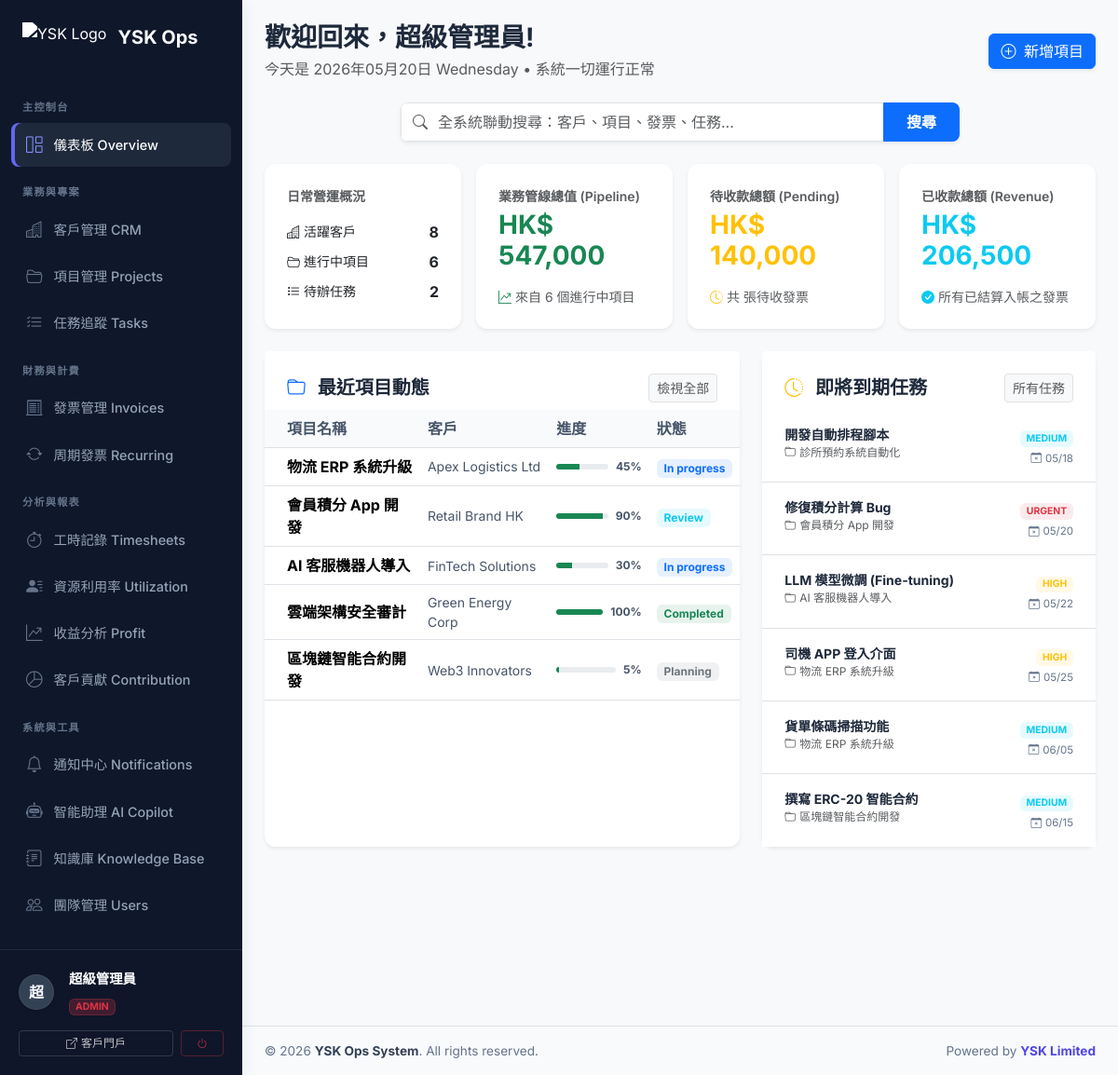
/index.php (signed in), run on the app's committed database.
### tables this page shows
CREATE TABLE projects (
    id INT AUTO_INCREMENT PRIMARY KEY,
    client_id INT NOT NULL,
    title VARCHAR(200) NOT NULL,
    description TEXT,
    service_type ENUM('ai_automation', 'app_development', 'cloud_security', 'web3_blockchain', 'other') NOT NULL,
    status ENUM('planning', 'in_progress', 'review', 'completed', 'on_hold', 'cancelled') DEFAULT 'planning',
    start_date DATE,
    end_date DATE,
    budget DECIMAL(12,2) DEFAULT 0,
    progress_percent INT DEFAULT 0 CHECK (progress_percent BETWEEN 0 AND 100),
    assigned_pm_id INT,
    created_by INT,
    created_at TIMESTAMP DEFAULT CURRENT_TIMESTAMP,
    updated_at TIMESTAMP DEFAULT CURRENT_TIMESTAMP ON UPDATE CURRENT_TIMESTAMP,
    FOREIGN KEY (client_id) REFERENCES clients(id) ON DELETE CASCADE,
    FOREIGN KEY (assigned_pm_id) REFERENCES users(id) ON DELETE SET NULL,
    FOREIGN KEY (created_by) REFERENCES users(id) ON DELETE SET NULL,
    FULLTEXT KEY ft_projects (title, description)
);

CREATE TABLE clients (
    id INT AUTO_INCREMENT PRIMARY KEY,
    company_name VARCHAR(150) NOT NULL,
    contact_person VARCHAR(100),
    email VARCHAR(100),
    phone VARCHAR(20),
    address TEXT,
    notes TEXT,
    status ENUM('active', 'inactive', 'lead') DEFAULT 'active',
    created_at TIMESTAMP DEFAULT CURRENT_TIMESTAMP,
    updated_at TIMESTAMP DEFAULT CURRENT_TIMESTAMP ON UPDATE CURRENT_TIMESTAMP,
    FULLTEXT KEY ft_clients (company_name, contact_person, email, notes)
);

CREATE TABLE tasks (
    id INT AUTO_INCREMENT PRIMARY KEY,
    project_id INT NOT NULL,
    title VARCHAR(200) NOT NULL,
    description TEXT,
    assigned_to_id INT,
    status ENUM('todo', 'in_progress', 'review', 'done') DEFAULT 'todo',
    priority ENUM('low', 'medium', 'high', 'urgent') DEFAULT 'medium',
    due_date DATE,
    estimated_hours DECIMAL(6,2) DEFAULT 0,
    logged_hours DECIMAL(6,2) DEFAULT 0,
    created_at TIMESTAMP DEFAULT CURRENT_TIMESTAMP,
    updated_at TIMESTAMP DEFAULT CURRENT_TIMESTAMP ON UPDATE CURRENT_TIMESTAMP,
    FOREIGN KEY (project_id) REFERENCES projects(id) ON DELETE CASCADE,
    FOREIGN KEY (assigned_to_id) REFERENCES users(id) ON DELETE SET NULL
);

### index.php (the view, shortened to what the rows shown need)
<?php
require_once 'includes/db.php';
require_once 'includes/auth.php';
$login_error = '';
$show_login = true;
if (is_logged_in()) {
    $show_login = false;
    $user = current_user();
    $recent_projects = db_fetch_all("
        SELECT p.*, c.company_name
        FROM projects p
        JOIN clients c ON p.client_id = c.id
        ORDER BY p.updated_at DESC LIMIT 5
    ");
    $recent_tasks = db_fetch_all("
        SELECT t.*, p.title as project_title
        FROM tasks t
        JOIN projects p ON t.project_id = p.id
        WHERE t.status != 'done'
        ORDER BY t.due_date ASC, t.priority DESC LIMIT 6
    ");
}
?>
<!DOCTYPE html>
<html lang="zh-HK">
<head>
    <link href="https://cdn.jsdelivr.net/npm/bootstrap@5.3.3/dist/css/bootstrap.min.css" rel="stylesheet">
    <link href="https://cdn.jsdelivr.net/npm/bootstrap-icons@1.11.3/font/bootstrap-icons.css" rel="stylesheet">
</head>
<body>
<?php if ($show_login): ?>
    <!-- ==============================================
         全新重新設計：SaaS 高階登入介面
         ============================================== -->
    <div class="login-card shadow-lg">
        <div class="p-4 p-md-5">
            <div class="text-center mb-4">
                <img src="https://ysk.hk/logo.svg" alt="YSK Logo" style="height: 48px; width: auto; margin-bottom: 16px;">
                <h4 class="fw-bold" style="color: #1e293b;">YSK 業務運作系統</h4>
                <p class="text-muted small mb-0">內部核心管理與營運分析平台</p>
            </div>
            <?php if ($login_error): ?>
                <div class="alert alert-danger border-0 small py-2 shadow-sm"><i class="bi bi-exclamation-circle me-2"></i><?= htmlspecialchars($login_error) ?></div>
            <?php endif; ?>
            <form method="POST">
                <input type="hidden" name="login" value="1">
                <div class="mb-3">
                    <label class="form-label text-slate-600 fw-semibold small mb-1" style="color: #475569;">使用者帳號</label>
                    <div class="input-group login-input-group">
                        <span class="input-group-text"><i class="bi bi-person"></i></span>
                        <input type="text" name="username" class="form-control login-form-control shadow-none border-start-0 ps-0" value="" required>
                    </div>
                </div>
                <div class="mb-4">
                    <label class="form-label text-slate-600 fw-semibold small mb-1" style="color: #475569;">安全密碼</label>
                    <div class="input-group login-input-group">
                        <span class="input-group-text"><i class="bi bi-lock"></i></span>
                        <input type="password" name="password" class="form-control login-form-control shadow-none border-start-0 ps-0" value="" required>
                    </div>
                </div>
                <button type="submit" class="btn btn-indigo w-100 rounded-3 shadow-sm py-2 mb-3">
                    安全登入 <i class="bi bi-arrow-right-short ms-1"></i>
                </button>
            </form>
            <div class="text-center pt-4 border-top">
                <small style="color: #64748b; font-size: 0.75rem; display: block; line-height: 1.6;">
                    &copy; <?= date('Y') ?> <strong>YSK Ops System</strong>. All rights reserved.<br>
                    Powered by <a href="https://ysk.hk/" target="_blank" class="text-decoration-none fw-bold" style="color: #4f46e5;">YSK Limited</a>
                </small>
            </div>
        </div>
    </div>
<?php else: ?>
    <div class="d-flex align-items-stretch" style="min-height: 100vh;">
        <div class="flex-grow-1 main-content d-flex flex-column" style="background-color: #f8f9fa;">
            <div class="p-3 p-md-4 flex-grow-1">
                <div class="d-flex flex-column flex-md-row justify-content-between align-items-md-center mb-4 gap-3">
                    <div class="d-flex align-items-center">
                        <div>
                            <h1 class="h3 fw-bold mb-1" style="color: #1e293b;">歡迎回來，<?= htmlspecialchars(explode(' ', $user['full_name'] ?? 'Team')[0]) ?>!</h1>
                        </div>
                    </div>
                </div>
                <div class="row g-4">
                    <div class="col-xl-7">
                        <div class="card border-0 shadow-sm h-100">
                            <div class="card-body p-0">
                                <div class="table-responsive">
                                    <table class="table table-hover align-middle mb-0">
                                        <thead>
                                            <tr>
                                                <th class="ps-4">項目名稱</th>
                                                <th>客戶</th>
                                                <th>進度</th>
                                                <th>狀態</th>
                                            </tr>
                                        </thead>
                                        <tbody>
                                            <?php foreach ($recent_projects as $p): ?>
                                            <tr onclick="window.location='projects.php?search=<?= urlencode($p['title'] ?? '') ?>'" style="cursor:pointer">
                                                <td class="ps-4"><strong><?= htmlspecialchars($p['title'] ?? '') ?></strong></td>
                                                <td class="small" style="color: #475569;"><?= htmlspecialchars($p['company_name'] ?? '') ?></td>
                                                <td>
                                                    <div class="d-flex align-items-center gap-2">
                                                        <div class="progress flex-grow-1" style="height: 6px; min-width: 50px;">
                                                            <div class="progress-bar bg-success" style="width: <?= $p['progress_percent'] ?>%"></div>
                                                        </div>
                                                        <small class="fw-bold" style="font-size:0.75rem; color: #475569;"><?= $p['progress_percent'] ?>%</small>
                                                    </div>
                                                </td>
                                                <td>
                                                    <?php
                                                    $status_badges = [
                                                        'planning' => 'secondary', 'in_progress' => 'primary',
                                                        'review' => 'info', 'completed' => 'success',
                                                        'on_hold' => 'warning', 'cancelled' => 'danger'
                                                    ];
                                                    $status_color = $status_badges[$p['status'] ?? 'planning'] ?? 'secondary';
                                                    ?>
                                                    <span class="badge bg-<?= $status_color ?> bg-opacity-10 text-<?= $status_color ?>">
                                                        <?= ucfirst(str_replace('_', ' ', $p['status'] ?? '')) ?>
                                                    </span>
                                                </td>
                                            </tr>
                                            <?php endforeach; ?>
                                        </tbody>
                                    </table>
                                </div>
                            </div>
                        </div>
                    </div>
                    <div class="col-xl-5">
                        <div class="card border-0 shadow-sm h-100">
                            <div class="card-body p-0">
                                <?php if (empty($recent_tasks)): ?>
                                    <div class="p-5 text-center text-muted small"><i class="bi bi-check-circle me-1 text-success"></i> 目前工程團隊無任何積壓任務</div>
                                <?php else: ?>
                                    <ul class="list-group list-group-flush">
                                        <?php foreach ($recent_tasks as $t):
                                            $priority_class = ['urgent' => 'danger', 'high' => 'warning', 'medium' => 'info', 'low' => 'secondary'][$t['priority'] ?? 'medium'] ?? 'secondary';
                                        ?>
                                        <li class="list-group-item d-flex justify-content-between align-items-start p-3 px-4">
                                            <div class="overflow-hidden me-2">
                                                <div class="fw-bold small text-truncate" style="color: #1e293b;"><?= htmlspecialchars($t['title'] ?? '') ?></div>
                                                <small class="text-muted text-truncate d-block" style="font-size:0.75rem;"><i class="bi bi-folder me-1"></i><?= htmlspecialchars($t['project_title'] ?? '') ?></small>
                                            </div>
                                            <div class="text-end flex-shrink-0">
                                                <span class="badge bg-<?= $priority_class ?> bg-opacity-10 text-<?= $priority_class ?> mb-1" style="font-size:0.65rem;"><?= strtoupper($t['priority'] ?? '') ?></span>
                                                <div style="font-size: 0.72rem; color: #64748b;"><i class="bi bi-calendar-x me-1"></i><?= $t['due_date'] ? date('m/d', strtotime($t['due_date'])) : '無期限' ?></div>
                                            </div>
                                        </li>
                                        <?php endforeach; ?>
                                    </ul>
                                <?php endif; ?>
                            </div>
                        </div>
                    </div>
                </div>
            </div>
<?php include 'includes/footer.php'; ?>
<?php endif; ?>

### data on the page
projects: title "物流 ERP 系統升級", client.company_name "Apex Logistics Ltd", progress_percent "45", status "In progress"
projects: title "會員積分 App 開發", client.company_name "Retail Brand HK", progress_percent "90", status "Review"
projects: title "AI 客服機器人導入", client.company_name "FinTech Solutions", progress_percent "30", status "In progress"
projects: title "雲端架構安全審計", client.company_name "Green Energy Corp", progress_percent "100", status "Completed"
projects: title "區塊鏈智能合約開發", client.company_name "Web3 Innovators", progress_percent "5", status "Planning"
tasks: title "開發自動排程腳本", project.title "診所預約系統自動化", priority "MEDIUM", due_date "05/18"
tasks: title "修復積分計算 Bug", project.title "會員積分 App 開發", priority "URGENT", due_date "05/20"
tasks: title "LLM 模型微調 (Fine-tuning)", project.title "AI 客服機器人導入", priority "HIGH", due_date "05/22"
tasks: title "司機 APP 登入介面", project.title "物流 ERP 系統升級", priority "HIGH", due_date "05/25"
tasks: title "貨單條碼掃描功能", project.title "物流 ERP 系統升級", priority "MEDIUM", due_date "06/05"
tasks: title "撰寫 ERC-20 智能合約", project.title "區塊鏈智能合約開發", priority "MEDIUM", due_date "06/15"

### other printed values
$avatar_char "超"
$user_name "超級管理員"
$user_role "ADMIN"
explode(' ', $user['full_name'] ?? 'Team')[0] "超級管理員"
$stats['clients'] "8"
$stats['projects'] "6"
$stats['tasks_todo'] "2"
$stats['pipeline_value'] "547,000"
$stats['pending_revenue'] "140,000"
$stats['total_revenue'] "206,500"
